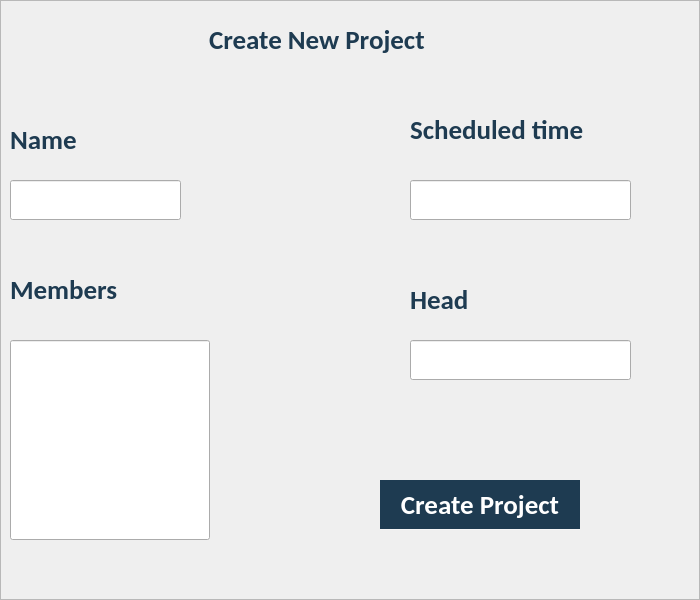
<?xml version="1.0" encoding="UTF-8"?>
<ui version="4.0">
 <class>CreateNewProject</class>
 <widget class="QWidget" name="CreateNewProject">
  <property name="geometry">
   <rect>
    <x>0</x>
    <y>0</y>
    <width>700</width>
    <height>600</height>
   </rect>
  </property>
  <property name="minimumSize">
   <size>
    <width>150</width>
    <height>600</height>
   </size>
  </property>
  <property name="maximumSize">
   <size>
    <width>700</width>
    <height>600</height>
   </size>
  </property>
  <property name="windowTitle">
   <string>Create New Project</string>
  </property>
  <widget class="QFrame" name="frame">
   <property name="geometry">
    <rect>
     <x>0</x>
     <y>0</y>
     <width>700</width>
     <height>600</height>
    </rect>
   </property>
   <property name="minimumSize">
    <size>
     <width>700</width>
     <height>600</height>
    </size>
   </property>
   <property name="maximumSize">
    <size>
     <width>700</width>
     <height>600</height>
    </size>
   </property>
   <property name="font">
    <font>
     <family>Calibri</family>
     <pointsize>20</pointsize>
     <weight>75</weight>
     <bold>true</bold>
    </font>
   </property>
   <property name="frameShape">
    <enum>QFrame::StyledPanel</enum>
   </property>
   <property name="frameShadow">
    <enum>QFrame::Raised</enum>
   </property>
   <widget class="QLabel" name="label">
    <property name="geometry">
     <rect>
      <x>209</x>
      <y>0</y>
      <width>271</width>
      <height>80</height>
     </rect>
    </property>
    <property name="minimumSize">
     <size>
      <width>270</width>
      <height>80</height>
     </size>
    </property>
    <property name="maximumSize">
     <size>
      <width>300</width>
      <height>80</height>
     </size>
    </property>
    <property name="font">
     <font>
      <family>Calibri</family>
      <pointsize>20</pointsize>
      <weight>75</weight>
      <bold>true</bold>
     </font>
    </property>
    <property name="styleSheet">
     <string notr="true">border:none;
border-radius:0px;
color: rgb(30, 59, 81);</string>
    </property>
    <property name="text">
     <string>Create New Project</string>
    </property>
   </widget>
   <widget class="QLabel" name="label_3">
    <property name="geometry">
     <rect>
      <x>10</x>
      <y>100</y>
      <width>150</width>
      <height>80</height>
     </rect>
    </property>
    <property name="minimumSize">
     <size>
      <width>150</width>
      <height>80</height>
     </size>
    </property>
    <property name="maximumSize">
     <size>
      <width>300</width>
      <height>80</height>
     </size>
    </property>
    <property name="font">
     <font>
      <family>Calibri</family>
      <pointsize>20</pointsize>
      <weight>75</weight>
      <bold>true</bold>
     </font>
    </property>
    <property name="styleSheet">
     <string notr="true">border:none;
border-radius:0px;
color: rgb(30, 59, 81);</string>
    </property>
    <property name="text">
     <string>Name</string>
    </property>
   </widget>
   <widget class="QLabel" name="label_4">
    <property name="geometry">
     <rect>
      <x>410</x>
      <y>90</y>
      <width>270</width>
      <height>80</height>
     </rect>
    </property>
    <property name="minimumSize">
     <size>
      <width>270</width>
      <height>80</height>
     </size>
    </property>
    <property name="maximumSize">
     <size>
      <width>300</width>
      <height>80</height>
     </size>
    </property>
    <property name="font">
     <font>
      <family>Calibri</family>
      <pointsize>20</pointsize>
      <weight>75</weight>
      <bold>true</bold>
     </font>
    </property>
    <property name="styleSheet">
     <string notr="true">border:none;
border-radius:0px;
color: rgb(30, 59, 81);</string>
    </property>
    <property name="text">
     <string>Scheduled time</string>
    </property>
   </widget>
   <widget class="QLabel" name="label_5">
    <property name="geometry">
     <rect>
      <x>10</x>
      <y>250</y>
      <width>150</width>
      <height>80</height>
     </rect>
    </property>
    <property name="minimumSize">
     <size>
      <width>150</width>
      <height>80</height>
     </size>
    </property>
    <property name="maximumSize">
     <size>
      <width>300</width>
      <height>80</height>
     </size>
    </property>
    <property name="font">
     <font>
      <family>Calibri</family>
      <pointsize>20</pointsize>
      <weight>75</weight>
      <bold>true</bold>
     </font>
    </property>
    <property name="styleSheet">
     <string notr="true">border:none;
border-radius:0px;
color: rgb(30, 59, 81);</string>
    </property>
    <property name="text">
     <string>Members</string>
    </property>
   </widget>
   <widget class="QLabel" name="label_6">
    <property name="geometry">
     <rect>
      <x>410</x>
      <y>260</y>
      <width>150</width>
      <height>80</height>
     </rect>
    </property>
    <property name="minimumSize">
     <size>
      <width>150</width>
      <height>80</height>
     </size>
    </property>
    <property name="maximumSize">
     <size>
      <width>300</width>
      <height>80</height>
     </size>
    </property>
    <property name="font">
     <font>
      <family>Calibri</family>
      <pointsize>20</pointsize>
      <weight>75</weight>
      <bold>true</bold>
     </font>
    </property>
    <property name="styleSheet">
     <string notr="true">border:none;
border-radius:0px;
color: rgb(30, 59, 81);</string>
    </property>
    <property name="text">
     <string>Head</string>
    </property>
   </widget>
   <widget class="QLineEdit" name="lineEdit">
    <property name="geometry">
     <rect>
      <x>10</x>
      <y>180</y>
      <width>171</width>
      <height>40</height>
     </rect>
    </property>
    <property name="minimumSize">
     <size>
      <width>150</width>
      <height>40</height>
     </size>
    </property>
    <property name="maximumSize">
     <size>
      <width>300</width>
      <height>40</height>
     </size>
    </property>
   </widget>
   <widget class="QLineEdit" name="lineEdit_2">
    <property name="geometry">
     <rect>
      <x>410</x>
      <y>180</y>
      <width>221</width>
      <height>40</height>
     </rect>
    </property>
    <property name="minimumSize">
     <size>
      <width>150</width>
      <height>40</height>
     </size>
    </property>
    <property name="maximumSize">
     <size>
      <width>300</width>
      <height>40</height>
     </size>
    </property>
   </widget>
   <widget class="QLineEdit" name="lineEdit_3">
    <property name="geometry">
     <rect>
      <x>10</x>
      <y>340</y>
      <width>200</width>
      <height>200</height>
     </rect>
    </property>
    <property name="minimumSize">
     <size>
      <width>200</width>
      <height>200</height>
     </size>
    </property>
    <property name="maximumSize">
     <size>
      <width>300</width>
      <height>200</height>
     </size>
    </property>
   </widget>
   <widget class="QLineEdit" name="lineEdit_4">
    <property name="geometry">
     <rect>
      <x>410</x>
      <y>340</y>
      <width>221</width>
      <height>40</height>
     </rect>
    </property>
    <property name="minimumSize">
     <size>
      <width>150</width>
      <height>40</height>
     </size>
    </property>
    <property name="maximumSize">
     <size>
      <width>300</width>
      <height>40</height>
     </size>
    </property>
   </widget>
   <widget class="QPushButton" name="pushButton">
    <property name="geometry">
     <rect>
      <x>380</x>
      <y>480</y>
      <width>200</width>
      <height>50</height>
     </rect>
    </property>
    <property name="minimumSize">
     <size>
      <width>200</width>
      <height>50</height>
     </size>
    </property>
    <property name="maximumSize">
     <size>
      <width>200</width>
      <height>50</height>
     </size>
    </property>
    <property name="styleSheet">
     <string notr="true">QPushButton {
	background-color: rgb(30, 59, 81);	
	color: white;
	border: none;
	border-bottom: 1px solid rgb(245, 245, 245);
 }
QPushButton:hover{	
	background-color: rgba(230, 136, 136, 50);
    border-left: 2px solid rgb(230, 136, 136);;
 }
QPushButton:pressed{     
	border-bottom: 5px solid rgb(30, 59, 81);
}</string>
    </property>
    <property name="text">
     <string>Create Project</string>
    </property>
   </widget>
   <zorder>lineEdit_4</zorder>
   <zorder>lineEdit_3</zorder>
   <zorder>label_3</zorder>
   <zorder>pushButton</zorder>
   <zorder>label</zorder>
   <zorder>label_4</zorder>
   <zorder>lineEdit_2</zorder>
   <zorder>label_6</zorder>
   <zorder>label_5</zorder>
   <zorder>lineEdit</zorder>
  </widget>
 </widget>
 <resources/>
 <connections/>
</ui>
